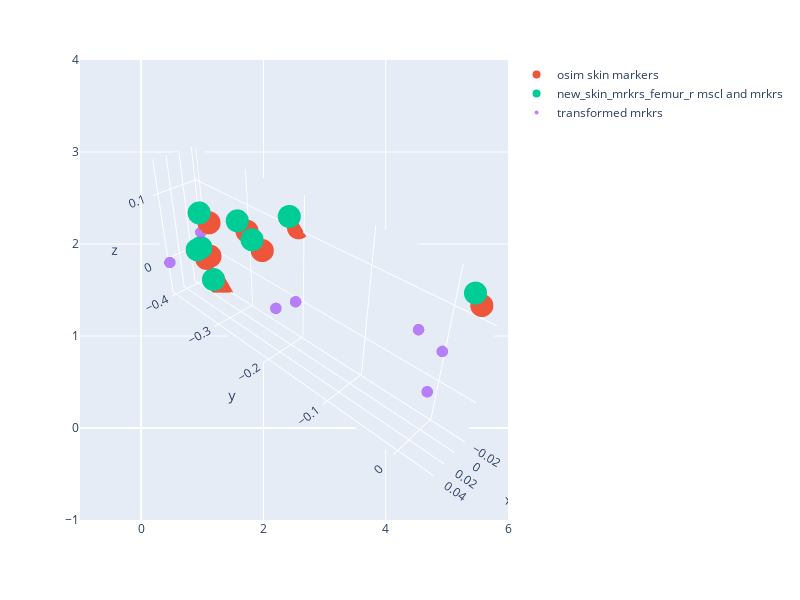

Source (notebook cell):
### Code cell
import plotly.express as px
import plotly.graph_objects as go
fig = px.scatter(width = 800, height = 600)
fig.add_trace(go.Scatter3d(x = mrkrs_femur_r['x'], y = mrkrs_femur_r['y'], z=mrkrs_femur_r['z'], mode = 'markers', name = 'osim skin markers'))
fig.add_trace(go.Scatter3d(x = new_skin_mrkrs_femur_r['x'],  y = new_skin_mrkrs_femur_r['y'], z=new_skin_mrkrs_femur_r['z'], mode = 'markers', name = 'new_skin_mrkrs_femur_r mscl and mrkrs'))
fig.add_trace(go.Scatter3d(x = femur_r_df['x'],  y = femur_r_df['y'], z=femur_r_df['z'], mode = 'markers', marker=dict(size=4, opacity=0.8), name = 'transformed mrkrs'))

fig.update_scenes(aspectmode="data" )
camera = dict(
    up=dict(x=0, y=0, z=1),
    center=dict(x=0, y=0, z=0),
    eye=dict(x=2, y=2, z=2)
)
fig.update_layout(scene_camera=camera)
fig.show()

### Figure 1 — Plotly figure (JSON) as saved in the notebook; plotly's stock layout.template omitted (floating-point values rounded to 4 significant figures)
{"data": [{"hovertemplate": "<extra></extra>", "legendgroup": "", "marker": {"color": "#636efa", "symbol": "circle"}, "mode": "markers", "name": "", "orientation": "v", "showlegend": false, "type": "scatter", "xaxis": "x", "yaxis": "y"}, {"mode": "markers", "name": "osim skin markers", "type": "scatter3d", "x": [-0.01995, -0.002536, 0.02257, -0.008845, -0.000676, -0.01382, -4.855e-07, -0.008538], "y": [-0.2078, -0.2808, -0.2247, 0.03079, -0.3576, -0.3592, -0.3712, -0.3746], "z": [0.1039, 0.07731, 0.08399, 0.1233, 0.06068, -0.0523, -0.001335, -0.002902]}, {"mode": "markers", "name": "new_skin_mrkrs_femur_r mscl and mrkrs", "type": "scatter3d", "x": [-0.008017, 0.009396, 0.0345, 0.003087, 0.01126, -0.001887, 0.01193, 0.003394], "y": [-0.2109, -0.2839, -0.2278, 0.02771, -0.3607, -0.3623, -0.3743, -0.3777], "z": [0.122, 0.09536, 0.102, 0.1413, 0.07873, -0.03424, 0.01672, 0.01515]}, {"marker": {"opacity": 0.8, "size": 4}, "mode": "markers", "name": "transformed mrkrs", "type": "scatter3d", "x": [-7.23e-16, -1.068e-15, 0, -0.01227, -0.009926, 0.03414, 0.003655, 0.04587, -4.37e-16], "y": [-0.3716, -0.3778, 0, 0.001509, -0.02703, -0.1909, -0.1886, -0.3941, -0.3747], "z": [-0.03834, 0.03834, 0, 0.04873, 0.0615, 0.02425, 0.01921, 0.00189, 2.256e-16]}], "layout": {"height": 600, "legend": {"tracegroupgap": 0}, "margin": {"t": 60}, "scene": {"aspectmode": "data", "camera": {"center": {"x": 0, "y": 0, "z": 0}, "eye": {"x": 2, "y": 2, "z": 2}, "up": {"x": 0, "y": 0, "z": 1}}}, "width": 800, "xaxis": {"anchor": "y", "domain": [0, 1]}, "yaxis": {"anchor": "x", "domain": [0, 1]}}}
